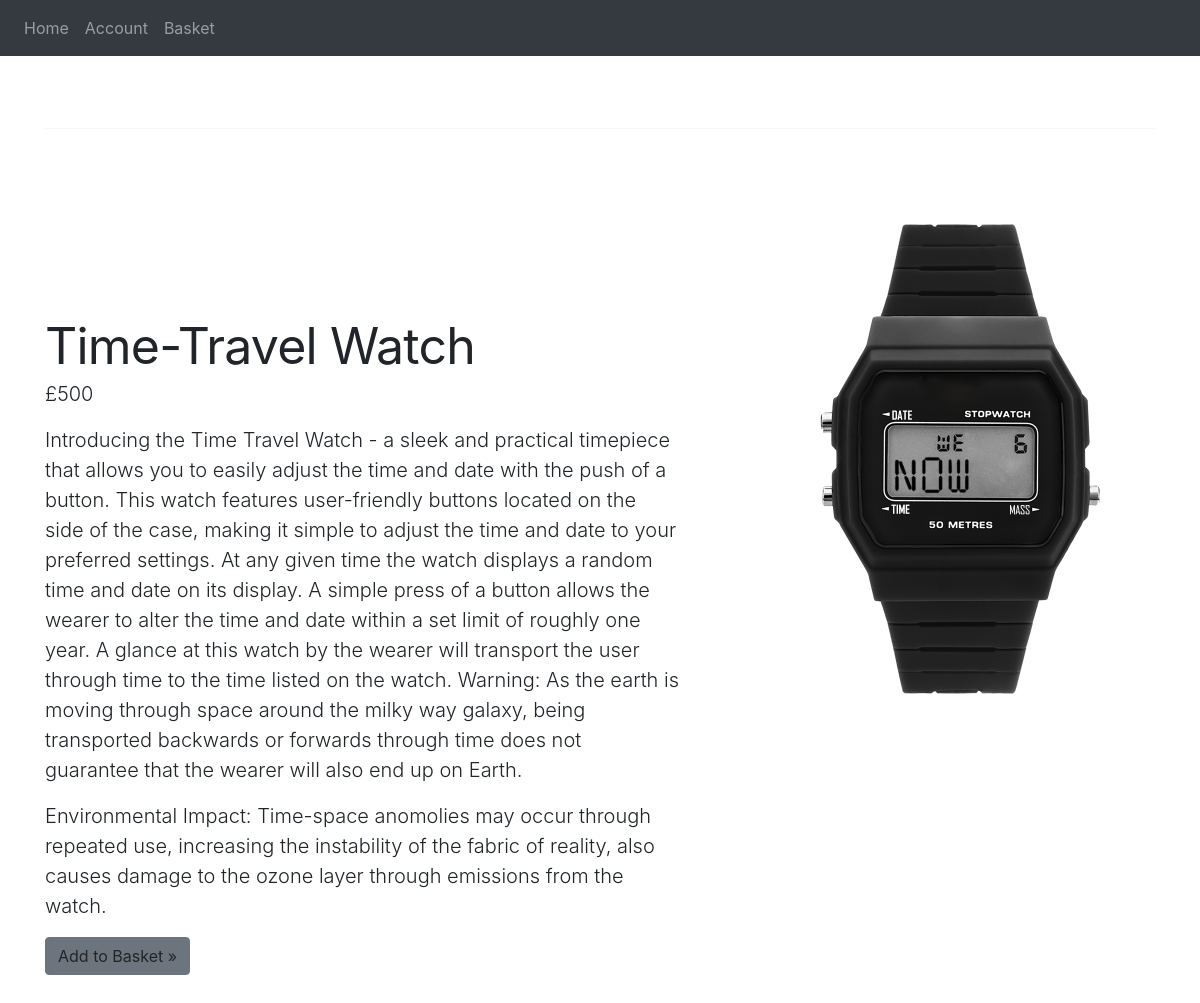
The app's page /product/4 with its own data.
### Website/models.py (models this page shows, shortened)
class Item(db.Model):
    id = db.Column(db.Integer, primary_key=True)
    name = db.Column(db.String(100)) #Product name
    price = db.Column(db.Integer) #Price
    description = db.Column(db.String(250)) #Product description
    envImpact = db.Column(db.String(250)) #Environmental impact description
    image = db.Column(db.String(250)) #Path to imge file

### Website/views.py (the view)
@views.route('/product/4')
def get_timeTravel():
    return render_template("product_pages/timeTravel.html", item=get_products('4'))

### Website/shop_items.py (called while the page is built, shortened)
def get_products(product):
    if product == "":
        return [get_watch1(), get_watch2(), get_watch3(), get_watch4()]
    if product == "1":
          return get_watch1()
    if product == "2":
          return get_watch2()
    if product == "3":
          return get_watch3()
    if product == "4":
          return get_watch4()

def get_watch4():
        time_travel_watch = Item.query.filter_by(id=4).first()
        return time_travel_watch

### Website/templates/product_pages/timeTravel.html (shortened to what this page needs)
{% extends "product_page.html" %} {% block content %}
<div class="container">
  <hr class="featurette-divider" />
  <div class="row featurette">
    <div class="col-md-7">
      <h2 class="featurette-heading fw-normal lh-1">{{ item.name }}</h2>
      <p class="lead" class="price">£{{ item.price}}</p>
      <p class="lead">{{ item.description}}</p>
      <p class="lead">{{ item.envImpact}}</p>
        <a class="btn btn-secondary" onclick="location.href='/add_to_basket/{{ item.id }}'"
          >Add to Basket &raquo;</a
        >
    </div>
    <div class="col-md-5">
      <img
        src="../../static/images/{{ item.image }}.png"
        width="500"
        height="500"
        class="item-showcase-img"
        role="img"
        preserveAspectRatio="xMidYMid slice"
      />
    </div>
  </div>
</div>
{% endblock %}

### Website/static/carousel.css (style rules this page uses)
body { padding-top: 3rem; padding-bottom: 3rem; color: rgb(var(--bs-tertiary-color-rgb)); }
.featurette-divider { margin: 5rem 0; }
.featurette-heading { letter-spacing: -0.05rem; }
@media (min-width: 40em) { .featurette-heading { font-size: 50px; } }
@media (min-width: 62em) { .featurette-heading { margin-top: 7rem; } }
.item-showcase-img { font-size: 1.125rem; text-anchor: middle; -webkit-user-select: none; -moz-user-select: none; user-select: none; }

### records on screen
Item: name "Time-Travel Watch", price "500", description "Introducing the Time Travel Watch - a sleek and practical timepiece that allows you to easily adjust the time and date with the push of a button. This watch features user-friendly buttons located on the side of the case, making it simple to adjust the time and date to your preferred settings. At any given time the watch displays a random time and date on its display. A simple press of a button allows the wearer to alter the time and date within a set limit of roughly one year. A glance at this watch by the wearer will transport the user through time to the time listed on the watch. Warning: As the earth is moving through space around the milky way galaxy, being transported backwards or…", envImpact "Environmental Impact: Time-space anomolies may occur through repeated use, increasing the instability of the fabric of reality, also causes damage to the ozone layer through emissions from the watch.", image (picture)
